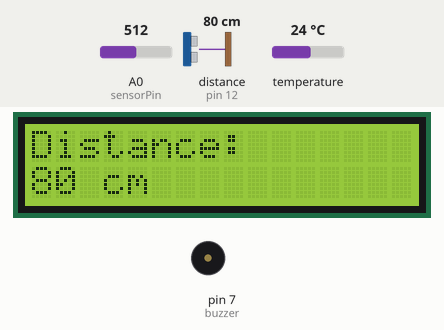
This sketch was run on a simulated Arduino Uno, built with avr-gcc and run on an emulated ATmega328P. Shown: 16×2 character LCD, buzzer (waves = sounding, pin HIGH). Wiring (inferred from the names in the program): ultrasonic range finder: trigger pin 11; echo pin 12. The inputs (shaded band) are chosen by the test bench; at power-on: A0 (sensorPin) = 512, distance to the obstacle (sensor on pin 12) 80 cm, temperature 24 °C. The echo pulse lasts 58.3 µs per cm; pins used as bus, display or sensor lines are not drawn.

Above: at 1.3 s.
1.4 s: A0 (sensorPin) set to 306
At 12.4 s:
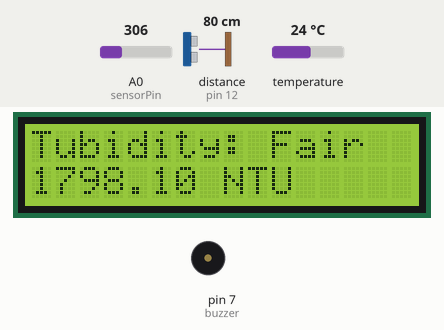
15.3 s: A0 (sensorPin) set to 122
At 26.8 s:
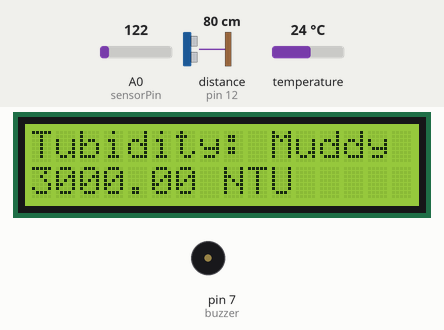
29.2 s: distance to the obstacle (sensor on pin 12) set to 43 cm
At 37.1 s:
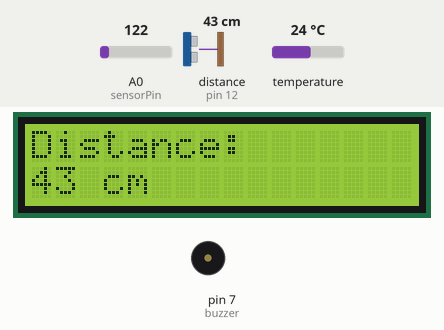
39.3 s: distance to the obstacle (sensor on pin 12) set to 35 cm
At 52.9 s:
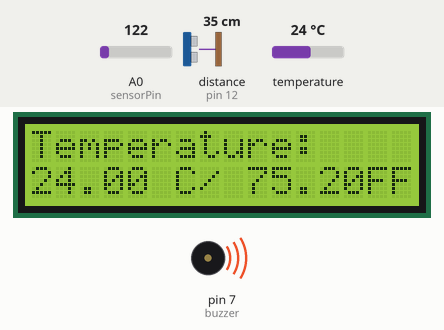
53.2 s: A0 (sensorPin) set to 511
At 62.1 s:
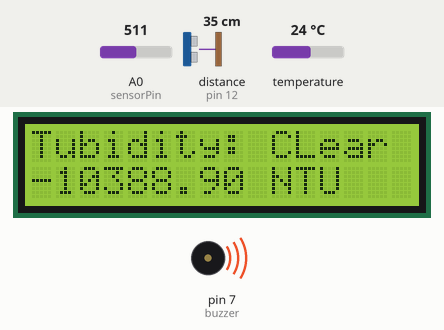
65.2 s: A0 (sensorPin) set to 30
At 75.2 s:
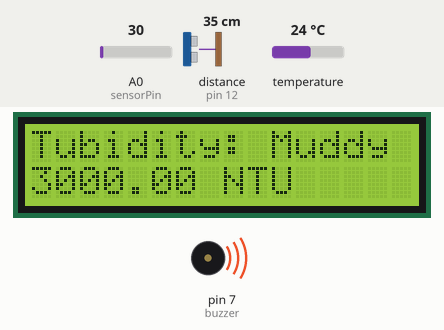
Timing chart, 0 to 76.7 s (numbered marks = the images above; inputs shaded):
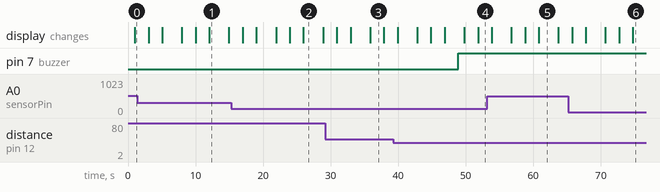

Measured:
- the behaviour switches between 40 and 39 cm on distance to the obstacle (sensor on pin 12) (found by bisection; images 3 and 4)
- after the input at 1.4 s, the display: first differs from a run without the input after 10.6 s (image 1)
- after the input at 15.3 s, the display: first differs from a run without the input after 10.7 s (image 2)
- after the input at 39.3 s, pin 7 (buzzer): LOW → HIGH after 9.6 s
- after the input at 53.2 s, the display: first differs from a run without the input after 7.6 s (image 5)
- after the input at 65.2 s, the display: first differs from a run without the input after 9.6 s (image 6)
- what the display in image 1 shows lasts 3.0 s, from 12.0 s to 15.0 s

The sketch:

NEW_DEMO_LCD_TUR_ULTRSNC_TEMP_SPEAKER.ino
```cpp
#define TRIG 11 //Module pins
#define ECHO 12
#include <OneWire.h>
#include <DallasTemperature.h>
#include <Wire.h>
#include <Wire.h>
#include <LiquidCrystal_I2C.h>
#define ONE_WIRE_BUS 2
OneWire oneWire(ONE_WIRE_BUS);
#define buzzer 7

DallasTemperature sensors(&oneWire);

LiquidCrystal_I2C lcd(0x27, 16, 2); // set the LCD address to 0x27 for a 16 chars and 2 line display


int sensorPin = A0;
float volt;
float ntu;

void setup() {
  //buzzer
  pinMode(buzzer, OUTPUT);
  //temp
  sensors.begin();
// LCD code
  lcd.begin();         // initialize the lcd
  lcd.backlight();    // Turn on the LCD screen backlight
//Ultrasonic sensor
Serial.begin(9600); // Serial monitoring
pinMode(TRIG, OUTPUT); // Initializing Trigger Output and Echo Input
pinMode(ECHO, INPUT_PULLUP);
}
 float cel=sensors.getTempCByIndex(0);
float fahr= (sensors.getTempCByIndex(0) * 9.0) / 5.0 + 32.0;


void loop() {


  sensors.requestTemperatures();

digitalWrite(TRIG, LOW); // Set the trigger pin to low for 2uS
delayMicroseconds(2);

digitalWrite(TRIG, HIGH); // Send a 10uS high to trigger ranging
delayMicroseconds(20);

digitalWrite(TRIG, LOW); // Send pin low again
int distance = pulseIn(ECHO, HIGH,26000); // Read in times pulse

//tubidity sensor

    volt = 0;
    for(int i=0; i<800; i++)
    {
        volt += ((float)analogRead(sensorPin)/1023)*5*2.41;
    }
    volt = volt/800;
    volt = round_to_dp(volt,2);
    if(volt < 2.5){
      ntu = 3000;
    }else{
      ntu = -1120.4*square(volt)+5742.3*volt-4353.8;
    }

distance= distance/58; //Convert the pulse duration to distance
//You can add other math functions to calibrate it well
int lowDist= distance;                    ///Distance
if(distance>=18){
  lcd.clear();
lcd.setCursor(0,0);
lcd.print("Distance: ");
lcd.setCursor(0, 1);
lcd.print(distance);
lcd.print(" cm");

delay(2000);
  lcd.clear();
  lcd.setCursor(0, 0);
  lcd.print("Temperature: ");
  lcd.setCursor(0, 1);
  lcd.print(cel);

  lcd.print(" C/ ");
  lcd.print(fahr);
  lcd.print("F");

  lcd.print("F");
  delay(2000);
  if(ntu>=1200&&ntu<=1800){
    lcd.clear();
    lcd.setCursor(0,0);
    lcd.print("Tubidity: ");
    lcd.print("Fair");

    lcd.setCursor(0,1);
    lcd.print(ntu);
    lcd.print(" NTU");
    delay(2000);
    }
   else if(ntu>1801){
    lcd.clear();
    lcd.setCursor(0,0);
    lcd.print("Tubidity: ");
    lcd.print("Muddy");

    lcd.setCursor(0,1);
    lcd.print(ntu);
    lcd.print(" NTU");
    delay(2000);
    }

     else{

    lcd.clear();
    lcd.setCursor(0,0);
    lcd.print("Tubidity: ");
    lcd.print("CLear");

    lcd.setCursor(0,1);
    lcd.print(ntu);
    lcd.print(" NTU");
    delay(2000);
    }


          //buzzer at this distance

if(lowDist<40&&lowDist>=1){

  digitalWrite(buzzer,HIGH);

}
else{
  digitalWrite(buzzer,LOW);
}


}


}

float round_to_dp( float in_value, int decimal_place )
{
  float multiplier = powf( 10.0f, decimal_place );
  in_value = roundf( in_value * multiplier ) / multiplier;
  return in_value;
}
```
